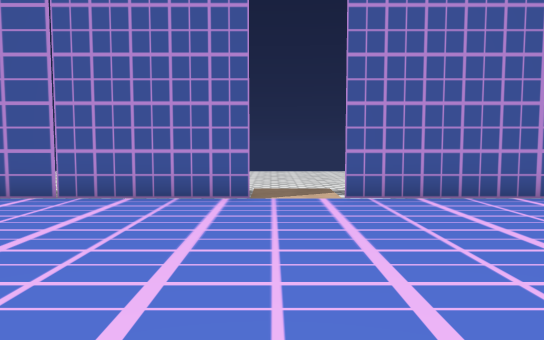
View 1 (above)

15 first-person views from a walk through a 3-D level made in the Unity game engine. The camera is 1.2 m above the floor, tilts 4° down and sees 70° across. The floor is counted in squares, 1.02 m on a side. Each view is taken from the middle of a square. On the plan, view 1 faces up. The plan holds only what a view shows up to about 15 squares ahead; the rest is blank. The player character is not drawn. Some surface patterns are stand-ins.

View 2
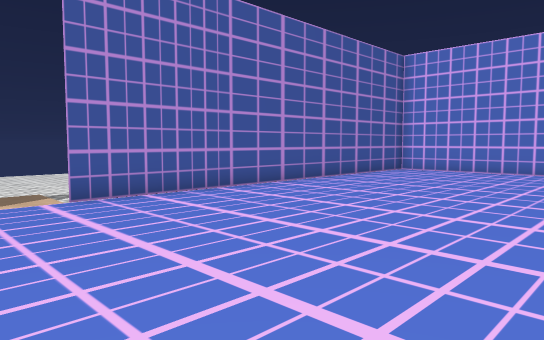

View 3
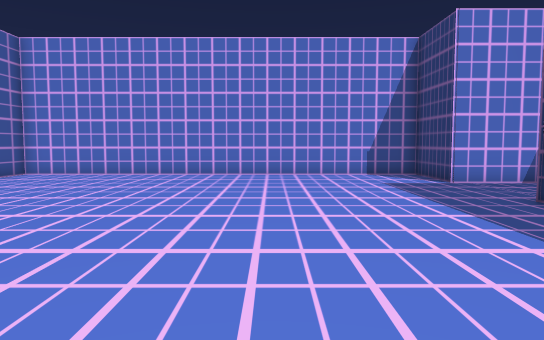

View 4
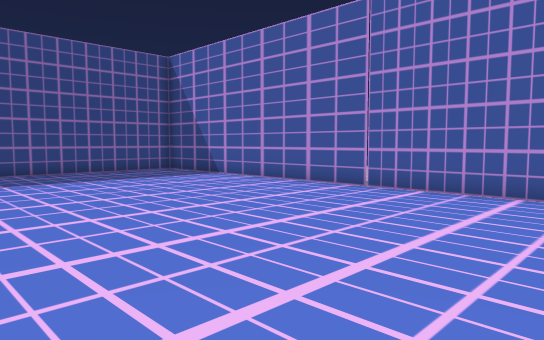

View 5
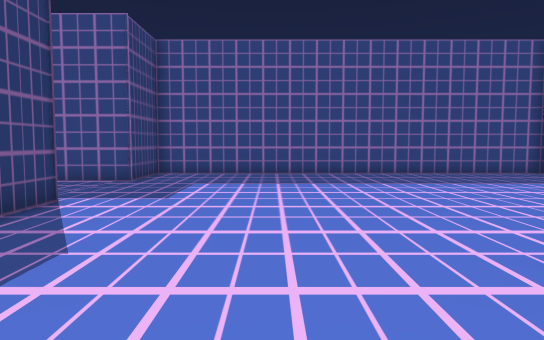

View 6
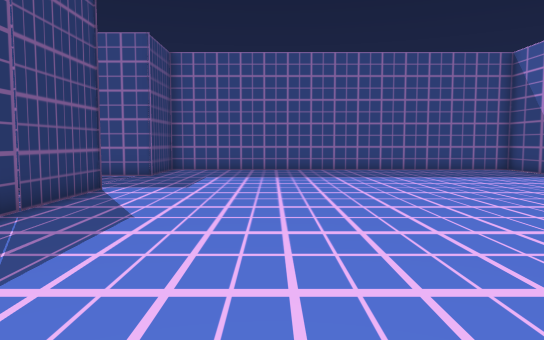

View 7
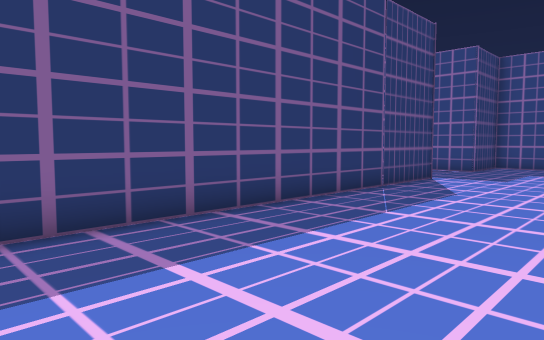

View 8
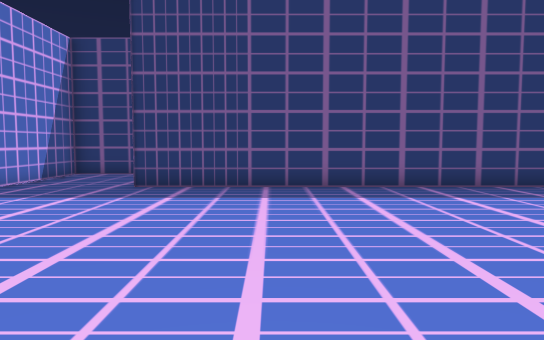

View 9
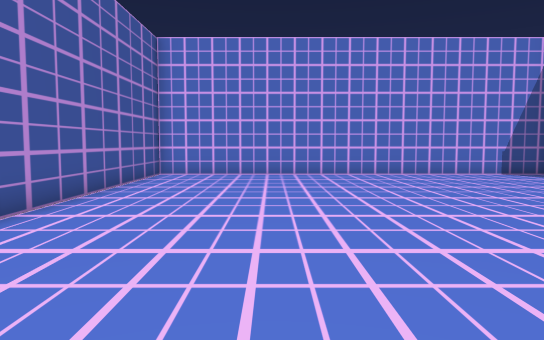

View 10
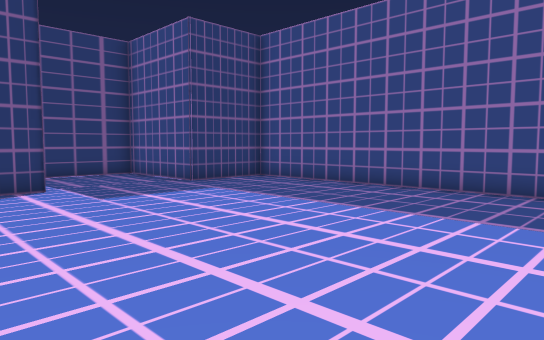

View 11
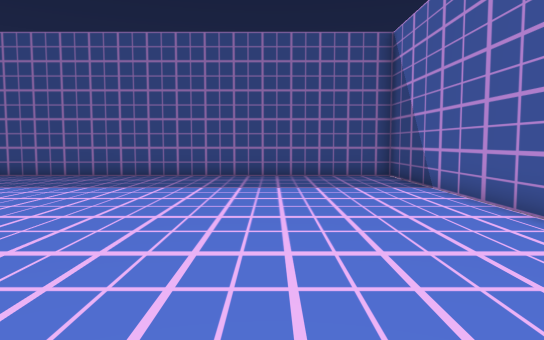

View 12
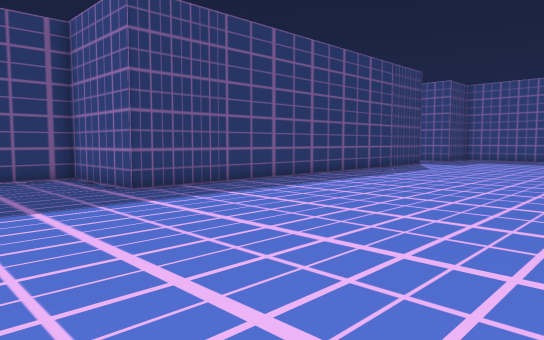

View 13
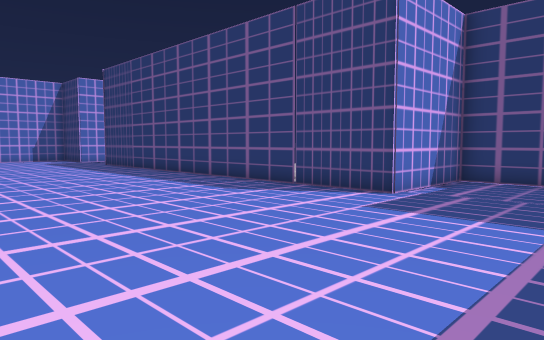

View 14
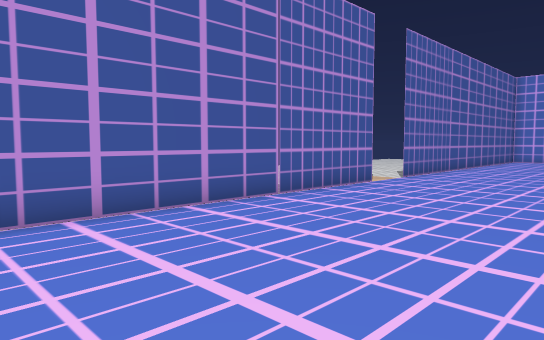

View 15
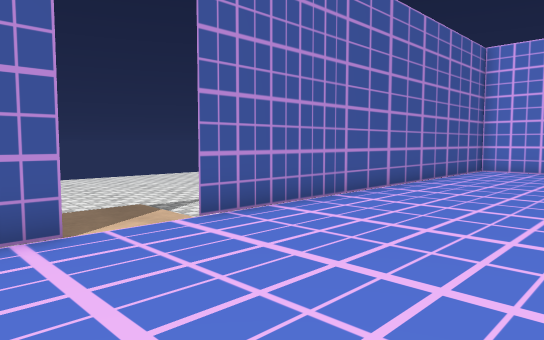

### Floor plan
Points are (right, up) in squares from view 1. A wall is a line through its corners. A room is listed if a view was taken in it or the views show most of it. See-through windows are left out.
Room 1 (views 1, 2, 3, 4, 5, 6, 7, 8, 9, 10, 11, 12, 13, 14, 15)
walls: (-0.4, 8.2) (-14.7, 8.2) (-14.7, -6.3) (-11.8, -6.3) (-11.8, -10.4) (-7.7, -10.4) (-7.7, -6.3) (8.7, -6.3) (8.7, -10.4) (12.4, -10.4) (12.4, -6.3) (15.4, -6.3) (15.4, 8.2) (1.5, 8.2)
ways out: opening at (0.5, 8)

Where each view was taken, in squares from view 1:
view 1: 0 up, 0 right, facing up
view 2: 0 up, 1 left, facing up-right
view 3: 1 down, 1 right, facing right
view 4: 1 down, 1 right, facing up-left
view 5: 2 down, 0 right, facing left
view 6: 2 down, 2 right, facing left
view 7: 1 down, 5 right, facing down-left
view 8: 4 up, 5 right, facing down
view 9: 4 up, 1 right, facing right
view 10: 4 up, 5 left, facing down-left
view 11: 4 up, 1 left, facing left
view 12: 3 up, 13 right, facing down-left
view 13: 2 up, 12 left, facing down-right
view 14: 2 up, 11 left, facing up-right
view 15: 3 up, 2 left, facing up-right
